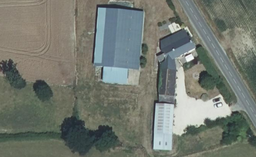
#> input picture MetaData/1.Real_Image/Photos/7.png, 256 x 157 px, shrunk from 491 x 302 before the run, found by its file name
$ python BGR2HSV.py
#> lines starting #> are read from the running program, lines starting #| are printed output that depends on the picture
import cv2


def backgr_removal(image,threshold_gr=50,kernel_size=11):

    total_pixel_in_kernel = kernel_size*kernel_size
    Eighty_percent_kernel = int(total_pixel_in_kernel*0.8)
    gr_pixel_in_total = 0
    half_size_kernel = int((kernel_size-1)/2)
    # Convert image from BGR to HSV
    hsv_img = cv2.cvtColor(image, cv2.COLOR_BGR2HSV)

    # Extract the all channels from hsv
    h,s,v_channel = cv2.split(hsv_img)
    height, width, _ = hsv_img.shape

    #run thourgh all image
    for y in range(0+half_size_kernel,height-half_size_kernel+1,1):
        for x in range(0+half_size_kernel,width-half_size_kernel+1,1):
            #find a dark pixel
            if h[y,x] < threshold_gr :

                #check dark region around dark pixel
                for j in range(y-half_size_kernel,y+half_size_kernel,1):
                    for i in range(x-half_size_kernel,x+half_size_kernel,1):
                        if h[j,i] < threshold_gr :
                            gr_pixel_in_total = gr_pixel_in_total + 1

                if gr_pixel_in_total > Eighty_percent_kernel :
                    #change the brightness of dark region
                    for j in range(y-half_size_kernel,y+half_size_kernel):
                        for i in range(x-half_size_kernel,x+half_size_kernel):
                            image[j,i] = [255,255,255]
            gr_pixel_in_total = 0


    # return new image
    return image


# Load image and convert to HSV
image = cv2.imread("7.png")
#> image is the input picture: shape (157, 256, 3); mean B, G, R 112, 120.8, 115.5
hsv_image = cv2.cvtColor(image, cv2.COLOR_BGR2HSV)
#> hsv_image: shape (157, 256, 3); mean H, S, V 51.9, 38, 124.3
filtered_meanshift = cv2.pyrMeanShiftFiltering(image, 30, 45)
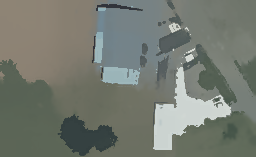
#> filtered_meanshift: shape (157, 256, 3); mean B, G, R 113, 122, 116.8

# Mouse callback function
def show_hsv(event, x, y, flags, param):
    if event == cv2.EVENT_LBUTTONDOWN:
        hsv_val = hsv_image[y, x]  # Note: image[y, x]
        print(f"HSV at ({x}, {y}): {hsv_val}")

# Display image and set mouse callback
cv2.imshow('HSV Image', hsv_image)
cv2.imshow("orginal", image)
cv2.setMouseCallback('HSV Image', show_hsv)

filtered_origin = backgr_removal(image)
#> in backgr_removal, `h,s,v_channel = cv2.split(hsv_img)`:
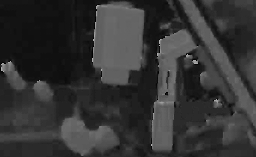
#> h: shape (157, 256); min 0, max 178, mean 51.9
#> after the loop in backgr_removal, `for y in range(0+half_size_kernel,height-half_size_kernel+1,1):`:
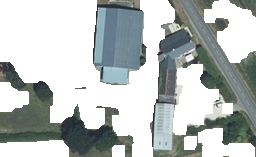
#> image: shape (157, 256, 3); mean B, G, R 188.2, 189.5, 183.5
filtered_meanshift = backgr_removal(filtered_meanshift)
#> call 2 of backgr_removal, with threshold_gr = 50, kernel_size = 11
#> in backgr_removal (call 2), `hsv_img = cv2.cvtColor(image, cv2.COLOR_BGR2HSV)`: hsv_img: shape (157, 256, 3); mean H, S, V 52.9, 30.8, 124.1
#> in backgr_removal (call 2), `h,s,v_channel = cv2.split(hsv_img)`:
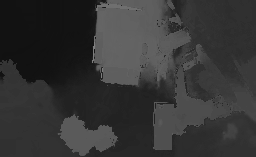
#> h: shape (157, 256); min 16, max 130, mean 52.9
#> in backgr_removal (call 2), `h,s,v_channel = cv2.split(hsv_img)`:
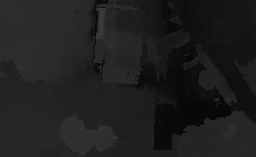
#> s: shape (157, 256); min 6, max 60, mean 30.8
#> in backgr_removal (call 2), `h,s,v_channel = cv2.split(hsv_img)`:
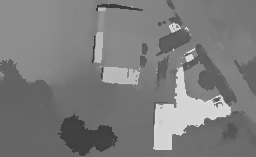
#> v_channel: shape (157, 256); min 55, max 218, mean 124.1
#> after the loop in backgr_removal (call 2), `for y in range(0+half_size_kernel,height-half_size_kernel+1,1):`:
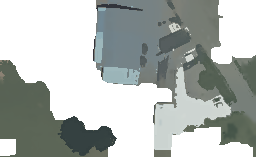
#> image: shape (157, 256, 3); mean B, G, R 178.8, 182, 176.5

cv2.imshow("filtered", filtered_origin)
cv2.imshow("filtered mean shift", filtered_meanshift )

cv2.waitKey(0)
cv2.destroyAllWindows()

$ run again, with MetaData/1.Real_Image/Photos/10.png copied over MetaData/1.Real_Image/Photos/7.png
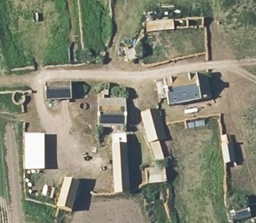
#> input picture MetaData/1.Real_Image/Photos/10.png, 256 x 223 px, shrunk from 401 x 350 before the run, found by its file name
#> image is the input picture: shape (223, 256, 3); mean B, G, R 116.9, 134.9, 134.2
#> hsv_image: shape (223, 256, 3); mean H, S, V 38.8, 47.6, 140.5
#> hsv_img: shape (223, 256, 3); mean H, S, V 37, 44.5, 140.4
#> in backgr_removal (call 2), `h,s,v_channel = cv2.split(hsv_img)`:
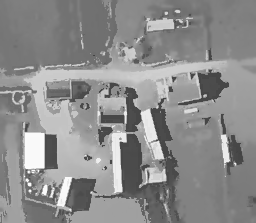
#> v_channel: shape (223, 256); min 66, max 250, mean 140.4
#> after the loop in backgr_removal (call 2), `for y in range(0+half_size_kernel,height-half_size_kernel+1,1):`:
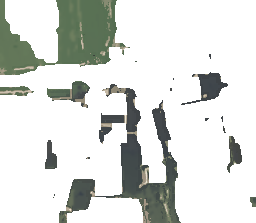
#> image: shape (223, 256, 3); mean B, G, R 217.3, 220.7, 218.1
